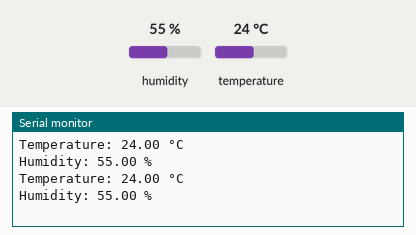
Recording of a sketch running on a simulated Arduino Uno, built with avr-gcc and run on an emulated ATmega328P. On the bench: the last lines printed to the serial monitor. Inputs (shaded band) come from the test bench; at power-on: humidity 55 %, temperature 24 °C.

Above: at 4.8 s.
4.9 s: humidity set to 22 %
At 6.8 s:
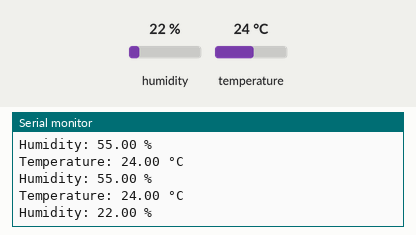
7.9 s: temperature set to 12 °C
At 9.2 s:
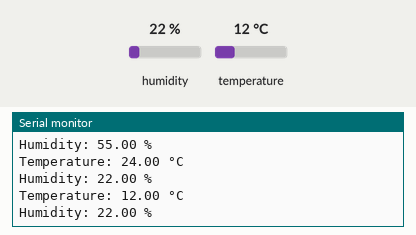
10.9 s: humidity set to 40 %
At 12.8 s:
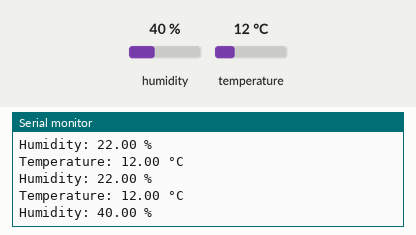
Timing chart, 0 to 14.3 s (numbered marks = the images above; inputs shaded):
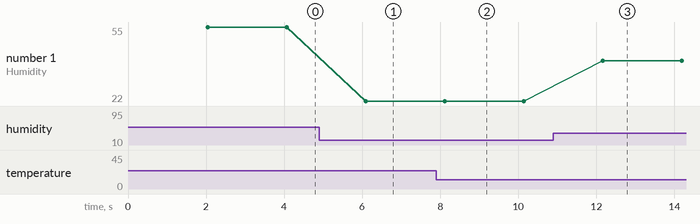

The sketch:

Temperature_And_Humidity_Sensor.ino
```cpp
#include <DHT.h>

#define DHTPIN 2 // Digital pin connected to the DHT sensor
#define DHTTYPE DHT11 // Change to DHT22 if you're using a DHT22 sensor

DHT dht(DHTPIN, DHTTYPE);

void setup() {
  Serial.begin(9600);
  dht.begin();
}

void loop() {
  delay(2000); // Delay for 2 seconds between readings

  float temperature = dht.readTemperature();
  float humidity = dht.readHumidity();

  Serial.print("Temperature: ");
  Serial.print(temperature);
  Serial.println(" °C");
  Serial.print("Humidity: ");
  Serial.print(humidity);
  Serial.println(" %");
}
```

Measured:
- after the input at 4.9 s, the serial monitor: prints a new line after 1.2 s (image 1)
- after the input at 7.9 s, the serial monitor: prints a new line after 0.20 s (image 2)
- after the input at 10.9 s, the serial monitor: prints a new line after 1.3 s (image 3)
- plotted number 1: 55 → 22 after the input at 4.9 s, 22 → 40 after the input at 10.9 s
